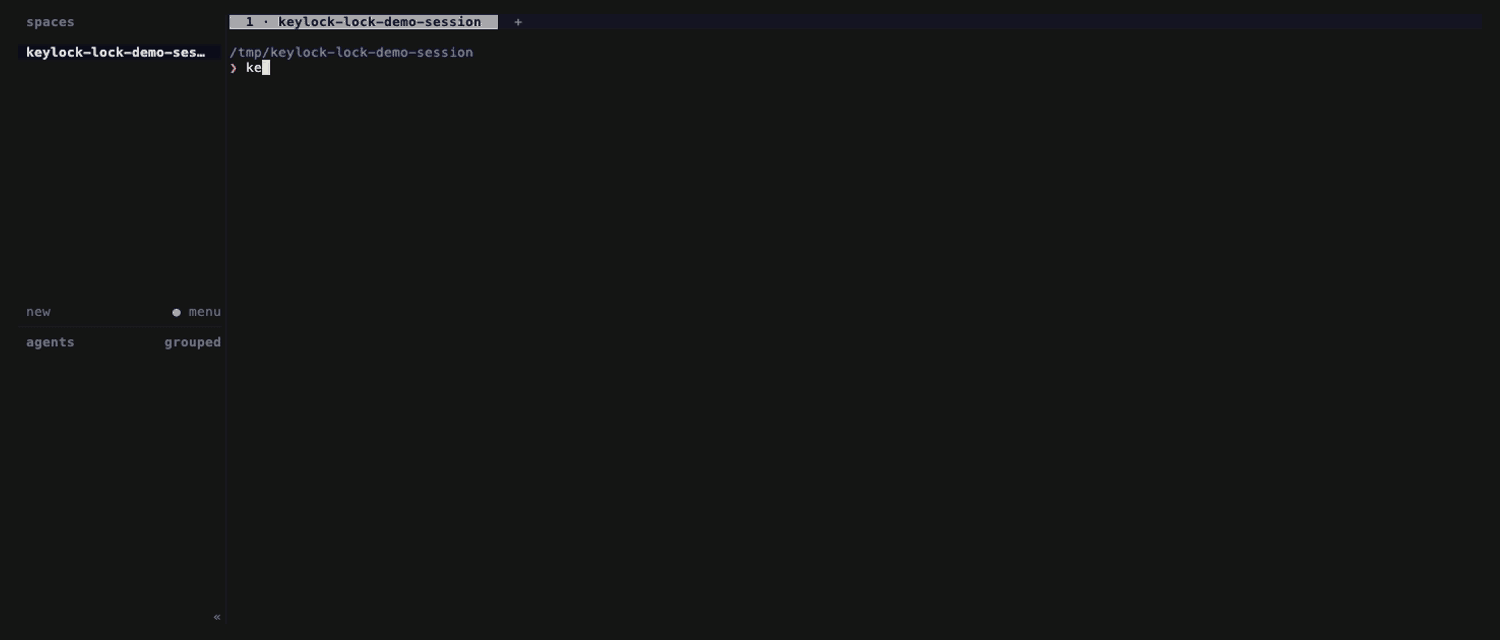
#> input picture demo/lock.gif, 1500 x 640 px, found by its file name
$ python keycast.py demo/lock.gif
#> lines starting #> are read from the running program, lines starting #| are printed output that depends on the picture
#!/usr/bin/env python3
"""Draws a keycast bar onto demo/lock.gif.

A locked keylock session drops every key, so a recording of one shows nothing
happening — which is the point, and also impossible to read. This overlays the
keys the tape presses, and whether each one reached the command.

The timings below follow demo/lock.tape's key sequence; change one and change
the other. Times are seconds from the start of the rendered GIF.

    python3 demo/keycast.py demo/lock.gif

Needs Pillow (pip install pillow). Rewrites the GIF in place, keeping every
frame's own delay — re-encoding through ffmpeg dropped frames and shortened
the recording, which slid the labels out of sync with the keys.
"""

import pathlib
import sys
from collections import Counter
from typing import NamedTuple

from PIL import Image, ImageDraw, ImageFont, ImageSequence

FONT = "/System/Library/Fonts/Menlo.ttc"

# The overlay's own colours: desaturated, so the bar sits next to the terminal
# colours of demo/demo.gif rather than on top of them.
DROPPED = (224, 108, 117)
DELIVERED = (152, 195, 121)
BOX_FILL = (30, 30, 38)
BOX_EDGE = (68, 71, 90)
KEY_TEXT = (220, 223, 228)
KEY_LABEL = (120, 124, 138)
KEY_PENDING = (78, 81, 96)

# Colours in the shared palette. Larger keeps the terminal's gradients, and
# costs file size: the GIF roughly doubles between 64 and 256.
PALETTE_SIZE = 128

LOCKED_NOTE = "dropped - the session is locked"

PHRASE = "unlock"
PHRASE_START = 14.8
PHRASE_INTERVAL = 0.3  # `Set TypingSpeed` around the phrase in demo/lock.tape
PHRASE_NOTE = "completes the phrase - taken, not passed on"


class Event(NamedTuple):
    """One label on the bar, shown from `start` until `end` seconds."""

    start: float
    end: float
    key: str
    note: str
    colour: tuple[int, int, int]
    typed: int | None = None  # letters of `key` entered so far, for the phrase


def phrase_events(until: float) -> list[Event]:
    """The phrase filling in, one letter per keystroke, then held.

    keylock unlocks on the last letters typed rather than on a submitted line,
    so the bar spells the phrase out as it fills instead of showing it whole:
    the letters already typed are lit, the rest stay dim.

    Every letter but the last is dropped like any other key — that is what the
    rolling window means, and it is the part a reader gets wrong when the whole
    phrase appears at once. Only the letter that completes it unlocks.
    """
    last = len(PHRASE) - 1
    steps = [
        Event(
            PHRASE_START + i * PHRASE_INTERVAL,
            PHRASE_START + (i + 1) * PHRASE_INTERVAL,
            PHRASE,
            PHRASE_NOTE if i == last else LOCKED_NOTE,
            DELIVERED if i == last else DROPPED,
            typed=i + 1,
        )
        for i in range(len(PHRASE))
    ]
    return steps + [Event(steps[-1].end, until, PHRASE, PHRASE_NOTE, DELIVERED, len(PHRASE))]


# Anchored to the render, not to the tape's arithmetic: the lock leaves the
# sidebar row at 18.1s and the job prints its abort line at 20.7s.
EVENTS = [
    Event(7.8, 9.8, "a", LOCKED_NOTE, DROPPED),
    Event(9.8, 11.8, "space", LOCKED_NOTE, DROPPED),
    Event(11.8, 14.8, "ctrl+c", LOCKED_NOTE, DROPPED),
    *phrase_events(until=20.6),
    Event(20.6, 26.0, "x", "reaches the job, which aborts", DELIVERED),
]


def draw_key(
    canvas: ImageDraw.ImageDraw, at: tuple[int, int], font: ImageFont.FreeTypeFont, event: Event
) -> None:
    """The key itself: one label, or the phrase with the untyped tail dimmed."""
    if event.typed is None:
        canvas.text(at, event.key, font=font, fill=KEY_TEXT)
        return

    x, y = at
    for i, letter in enumerate(event.key):
        canvas.text((x, y), letter, font=font, fill=KEY_TEXT if i < event.typed else KEY_PENDING)
        x += font.getlength(letter) + 10


def draw(frame: Image.Image, second: float) -> Image.Image:
    event = next((e for e in EVENTS if e.start <= second < e.end), None)
    if event is None:
        return frame

    frame = frame.convert("RGB")
    canvas = ImageDraw.Draw(frame)
    key_font = ImageFont.truetype(FONT, 26)
    note_font = ImageFont.truetype(FONT, 18)

    width, height = frame.size
    # One width for every label, wide enough for the longest note: a box that
    # resized per event would jump around under the pane.
    box_w = max(520, round(max(note_font.getlength(e.note) for e in EVENTS)) + 48)
    box_h = 84
    x = (width - box_w) // 2
    y = height - box_h - 40

    canvas.rounded_rectangle(
        [x, y, x + box_w, y + box_h], radius=10, fill=BOX_FILL, outline=BOX_EDGE
    )
    canvas.text((x + 24, y + 14), "key:", font=note_font, fill=KEY_LABEL)
    draw_key(canvas, (x + 24 + 52, y + 8), key_font, event)
    canvas.text((x + 24, y + 50), event.note, font=note_font, fill=event.colour)
    return frame


def build_palette(frames: list[Image.Image]) -> Image.Image:
    """One shared palette for the whole GIF.

    Per-frame palettes cost several hundred KB, and a palette taken from a
    single frame drops every colour that frame happens not to show — the first
    cut of this overlay quantized the green notes to grey. Median cut also
    moves the colours it keeps, and it shifted the terminal background off the
    one demo/demo.gif uses, which is exactly the thing a reader compares.

    So: median cut over a strip of frames spread across the recording for the
    bulk of the palette, with the overlay's own colours written in verbatim at
    the end. The background is pinned separately, after quantization.
    """
    picks = [frames[i * len(frames) // 8] for i in range(8)]
    width, height = picks[0].size
    strip = Image.new("RGB", (width, height * len(picks)))
    for i, frame in enumerate(picks):
        strip.paste(frame, (0, i * height))

    exact = [BOX_FILL, BOX_EDGE, KEY_TEXT, KEY_LABEL, KEY_PENDING, DROPPED, DELIVERED]
    entries = strip.quantize(
        colors=PALETTE_SIZE - len(exact), method=Image.MEDIANCUT
    ).getpalette()[: 3 * (PALETTE_SIZE - len(exact))]
    for colour in exact:
        entries.extend(colour)

    palette = Image.new("P", (1, 1))
    palette.putpalette(entries + [0] * (768 - len(entries)))
    return palette


def pin_background(frames: list[Image.Image], paletted: list[Image.Image]) -> None:
    """Give the terminal background back its exact colour.

    Quantizing with a ready-made palette is not a nearest-colour search: even
    with the background in the palette verbatim, PIL mapped it to a neighbour
    two units away. Two units are invisible on their own, but demo/lock.gif
    sits next to demo/demo.gif in the README, where the eye compares the two
    backgrounds directly. Rewriting the one palette entry the background landed
    on costs nothing and moves nothing else: every colour it covers is within
    those two units.
    """
    background = Counter(frames[len(frames) // 2].get_flattened_data()).most_common(1)[0][0]
    index = Counter(paletted[len(paletted) // 2].get_flattened_data()).most_common(1)[0][0]
    entries = list(paletted[0].getpalette())
    entries[3 * index : 3 * index + 3] = list(background)
    for frame in paletted:
        frame.putpalette(entries)


def main(gif: pathlib.Path) -> int:
    with Image.open(gif) as source:
#> source is the input picture: PIL image 1500x640 P; mean R, G, B 20.8, 21.8, 21.2
        frames, durations, elapsed = [], [], 0.0
        for frame in ImageSequence.Iterator(source):
            delay = frame.info.get("duration", 40)
            frames.append(draw(frame.convert("RGB"), elapsed / 1000.0))
            durations.append(delay)
            elapsed += delay
#> this loop made 83 passes
#> (delay, elapsed) on passes 1 to 12: (120, 120), (80, 200), (80, 280), (80, 360), (80, 440), (80, 520), (80, 600), (80, 680), (80, 760), (80, 840), (80, 920), (80, 1000)
#> after the loop, durations = 83 values, max 640 at index 47, min 40 at index 74, mean 280.5; elapsed = 23280; frames = 83 items

    palette = build_palette(frames)
#> in build_palette, `picks = [frames[i * len(frames) // 8] for i in range(8)]`: picks = 8 items
#> in build_palette, `strip = Image.new("RGB", (width, height * len(picks)))`: strip: PIL image 1500x5120 RGB; every value is 0
#> the loop in build_palette, `for i, frame in enumerate(picks):` made 8 passes
#> after the loop in build_palette, `for i, frame in enumerate(picks):`:
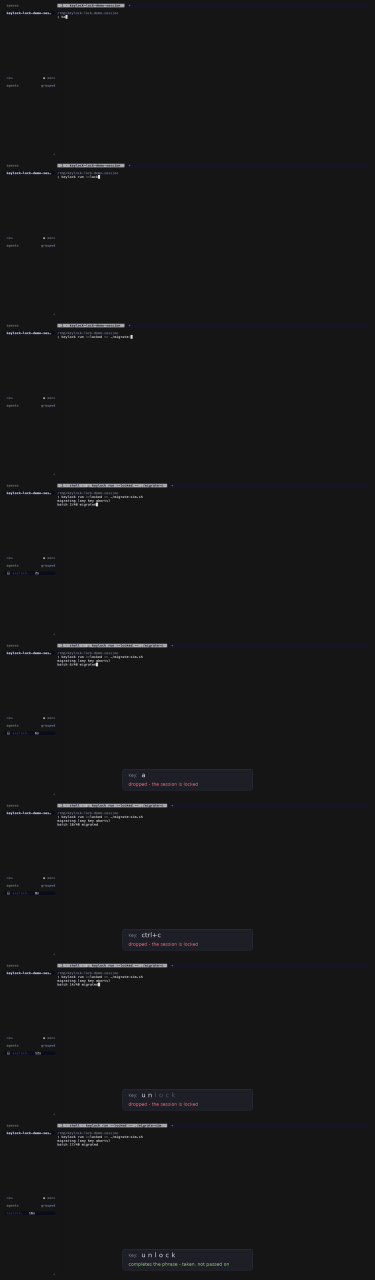
#> strip: PIL image 1500x5120 RGB (shown at 1/4 size); mean R, G, B 21.7, 22.6, 22.2
#> in build_palette, `entries = strip.quantize( colors=PALETTE_SIZE - len(exact), method=Ima..`: entries = 363 values, max 245 at index 2, min 6 at index 360, mean 78.97
#> after the loop in build_palette, `for colour in exact:`: entries = 384 values, max 245 at index 2, min 6 at index 360, mean 81.3
    paletted = [f.quantize(palette=palette, dither=Image.Dither.NONE) for f in frames]
#> paletted = 83 items
    pin_background(frames, paletted)

    paletted[0].save(
        gif,
        save_all=True,
        append_images=paletted[1:],
        duration=durations,
        loop=0,
        optimize=True,
    )
    print(f"{gif}: {len(frames)} frames, {elapsed / 1000:.1f}s, keycast applied")
    return 0


if __name__ == "__main__":
    target = pathlib.Path(sys.argv[1] if len(sys.argv) > 1 else "demo/lock.gif")
#> (the run stopped early here; a loop or call above may not have finished)
